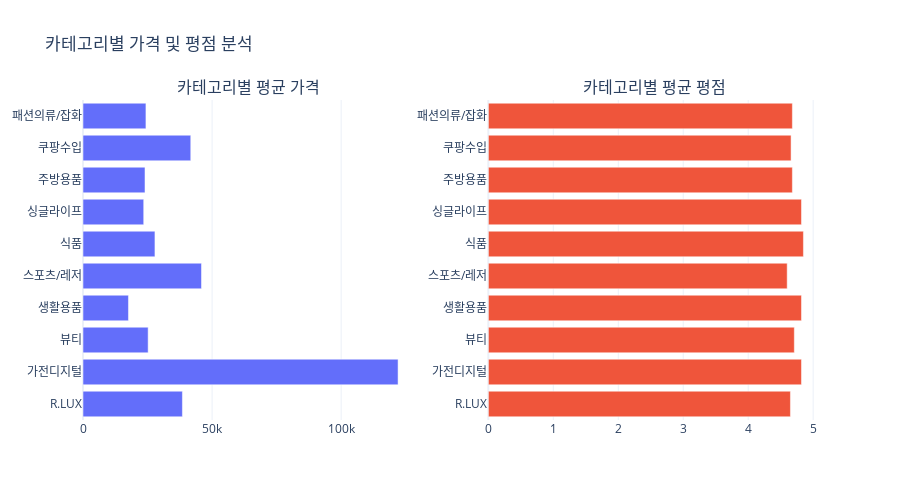

Notebook code cell kept with this figure:
### Code cell
# 카테고리별 평균 가격 및 평점
category_stats = products_df.groupby('category_1st').agg({
    'price': 'mean',
    'product_rating': 'mean',
    'review_count': 'sum'
}).round(2)

top_categories = category_counts.head(10).index.tolist()
category_stats_top = category_stats.loc[category_stats.index.isin(top_categories)]

fig = make_subplots(rows=1, cols=2, subplot_titles=('카테고리별 평균 가격', '카테고리별 평균 평점'))

fig.add_trace(
    go.Bar(x=category_stats_top['price'], y=category_stats_top.index, orientation='h', 
           name='평균 가격', marker_color='#636EFA'),
    row=1, col=1
)

fig.add_trace(
    go.Bar(x=category_stats_top['product_rating'], y=category_stats_top.index, orientation='h',
           name='평균 평점', marker_color='#EF553B'),
    row=1, col=2
)

fig.update_layout(height=500, title_text="카테고리별 가격 및 평점 분석", template='plotly_white', showlegend=False)
fig.show()

### Figure 1 — Plotly figure (JSON) as saved in the notebook; plotly's stock layout.template omitted (floating-point values rounded to 4 significant figures)
{"data": [{"marker": {"color": "#636EFA"}, "name": "평균 가격", "orientation": "h", "type": "bar", "x": [38500.0, 122000.0, 25230.0, 17610.0, 45900.0, 27870.0, 23510.0, 24010.0, 41740.0, 24380.0], "xaxis": "x", "y": ["R.LUX", "가전디지털", "뷰티", "생활용품", "스포츠/레저", "식품", "싱글라이프", "주방용품", "쿠팡수입", "패션의류/잡화"], "yaxis": "y"}, {"marker": {"color": "#EF553B"}, "name": "평균 평점", "orientation": "h", "type": "bar", "x": [4.65, 4.82, 4.71, 4.82, 4.6, 4.85, 4.82, 4.68, 4.66, 4.68], "xaxis": "x2", "y": ["R.LUX", "가전디지털", "뷰티", "생활용품", "스포츠/레저", "식품", "싱글라이프", "주방용품", "쿠팡수입", "패션의류/잡화"], "yaxis": "y2"}], "layout": {"annotations": [{"font": {"size": 16}, "showarrow": false, "text": "카테고리별 평균 가격", "x": 0.225, "xanchor": "center", "xref": "paper", "y": 1, "yanchor": "bottom", "yref": "paper"}, {"font": {"size": 16}, "showarrow": false, "text": "카테고리별 평균 평점", "x": 0.775, "xanchor": "center", "xref": "paper", "y": 1, "yanchor": "bottom", "yref": "paper"}], "height": 500, "showlegend": false, "title": {"text": "카테고리별 가격 및 평점 분석"}, "xaxis": {"anchor": "y", "domain": [0, 0.45]}, "xaxis2": {"anchor": "y2", "domain": [0.55, 1]}, "yaxis": {"anchor": "x", "domain": [0, 1]}, "yaxis2": {"anchor": "x2", "domain": [0, 1]}}}
